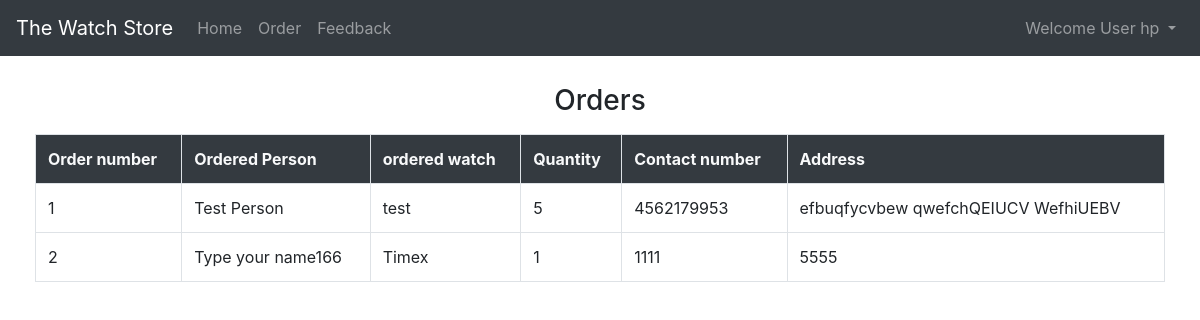
The page /oc/ (signed in) on the database its author committed.
### FirstApp/models.py (models this page shows)
class User(AbstractUser):
    age = models.IntegerField(default=20)
    mobilenumber = models.CharField(max_length=10,null=True)
    uimg = models.ImageField(upload_to='Profilepics/', default = 'logo.png')
    t = [(1,'Guest'),(2,'Manager'),(3,'User')]
    role = models.IntegerField(choices=t,default=1)

class Userorder(models.Model):
    iname = models.ForeignKey(Itemlist,on_delete=models.CASCADE)
    iname_quantity = models.IntegerField(default=0)
    contactnumber = models.CharField(max_length=10,null=True)
    Address = models.CharField(max_length=5000,null=True)
    person = models.CharField(max_length=50,default="Type your name")

class Itemlist(models.Model):
    y=[('Indian','Indian'),('Imported', 'Imported'),('Select item-type', 'Select item-type')]
    iname=models.CharField(max_length=50)
    icategory=models.CharField(choices=y,default="Select item-type",max_length=50)
    iprice=models.DecimalField(decimal_places=3,max_digits=10)
    iimage=models.ImageField(upload_to='Itemimages/',default='logo.png')
    def __str__(self):
        return self.iname

### FirstApp/views.py (the view)
# urls.py: path('oc/',views.orderaccept,name="accept"),
@login_required
def orderaccept(request):
    y = Userorder.objects.all()
    t = User.objects.all()
    return render(request,'app/orderaccept.html',{'q':y,'c':t})

### FirstApp/templates/app/orderaccept.html (shortened to what this page needs)
{% extends 'app/base.html' %}
{% block content %}
<div class="card-dark col-md">
    <div class="card-body">
        <h3 class="text-center p-2">Orders</h3>
        <table class="table table-bordered table-hover">
            <tr class="bg-dark text-light">
                <th>Order number</th>
                <th>Ordered Person</th>
                <th>ordered watch</th>
                <th>Quantity</th>
                <th>Contact number</th>
                <th>Address</th>
            </tr>
            {% for u in q %}
            <tr>
                <td>{{u.id}}</td>
                <td>{{u.person}}</td>
                <td>{{u.iname}}</td>
                <td >{{u.iname_quantity}}</td>
                <td>{{u.contactnumber}}</td>
                <td>{{u.Address}}</td>
            </tr>
            {% endfor %}
        </table>
    </div>
</div>
{% endblock %}

### FirstApp/templates/app/base.html (shortened to what this page needs)
{% load static %}
<!DOCTYPE html>
<html lang="en">
<head>
    <link rel="stylesheet" href="https://maxcdn.bootstrapcdn.com/bootstrap/4.5.2/css/bootstrap.min.css">
</head>
<body>
    {% include 'app/navbar.html' %}
    {% block content %}
    {% endblock %}
</body>
</html>

### FirstApp/templates/app/navbar.html (shortened to what this page needs)
{% load static %}
<nav class="navbar navbar-expand-sm bg-dark navbar-dark">
    <a class="navbar-brand" href="{% url 'hm' %}">The Watch Store
    </a>
    <div class="collapse navbar-collapse" id="collapsibleNavbar">
        <ul class="navbar-nav">
            {% if not user.is_authenticated %}
            <li class="nav-item">
                <a class="nav-link" href="{% url 'hm' %}">Home</a>
            </li>
            <li class="nav-item">
                <a class="nav-link" href="{% url 'ab' %}">About</a>
            </li>
            <li class="nav-item">
                <a class="nav-link" href="{% url 'ct' %}">Contact us</a>
            </li>
            <li class="nav-item">
                <a class="nav-link" href="{% url 'reg' %}">Registration</a>
            </li>
            {% elif user.role == 3 %}
            <li class="nav-item">
                <a class="nav-link" href="{% url 'hm' %}">Home</a>
            </li>
            <li class="nav-item">
                <a class="nav-link" href="{% url 'order' %}">Order</a>
            </li>
            <li class="nav-item">
                <a class="nav-link" href="{% url 'fd' %}">Feedback</a>
            </li>
            {% endif %}
        </ul>
        <ul class="navbar-nav ml-auto">
            {% if not user.is_authenticated %}
            <li class="nav-item">
                <a class="nav-link float-right" href="{% url 'lg' %}">Login</a>
            </li>
            {% else %}
            <div class="dropdown">
                <li  class="nav-link dropdown-toggle" data-toggle="dropdown">
                    Welcome {% if user.role == 3 %}
                    <span>User</span>
                    {% elif user.role == 2 %}
                    <span>Manager</span>
                    {% endif %}
                    {{request.user.username}}
                </li>
              </div>
            {% endif %}
        </ul>
    </div>
</nav>

### rows shown on the page
User: user.username "hp"
Userorder: id "1", person "Test Person", iname "test", iname_quantity "5", contactnumber "4562179953", Address "efbuqfycvbew qwefchQEIUCV WefhiUEBV"
Userorder: id "2", person "Type your name166", iname "Timex", iname_quantity "1", contactnumber "1111", Address "5555"
